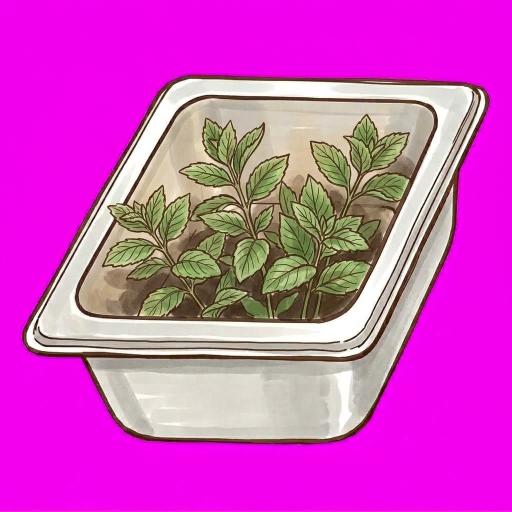
#> input picture art/raw/pans2/bac-ha.png, 1024 x 1024 px (shown at 1/2 size); its folder holds only this picture in this run
$ python pans_to_webp.py
#> lines starting #> are read from the running program, lines starting #| are printed output that depends on the picture; after the words box and inside, x2 and y2 are one past the last pixel; in counts of white or black regions, pixels touching at a corner belong together

"""Cat + chuan hoa anh khay topping thanh sprite deu nhau.

Moi khay do Flow ve lai nen khung hinh moi cai moi khac. Neu bo thang vao hang
thi cai to cai nho. Nen: cat nen magenta -> cat sat mep do -> phong cho BE NGANG
bang nhau -> dan vao khung co dinh, can day.

  python scripts/pans_to_webp.py
"""
import os, sys
from PIL import Image, ImageFilter
import numpy as np

R = os.path.dirname(os.path.dirname(os.path.abspath(__file__)))
RAW = os.path.join(R, "art", "raw", "pans2")
CUT = os.path.join(R, "art", "cut-pans")
OUT = os.path.join(R, "public", "art", "pan")
W, H = 320, 250          # khung co dinh cua moi khay

def cut(im):
    a = np.asarray(im.convert("RGB")).astype(np.int16)
    r, g, b = a[..., 0], a[..., 1], a[..., 2]
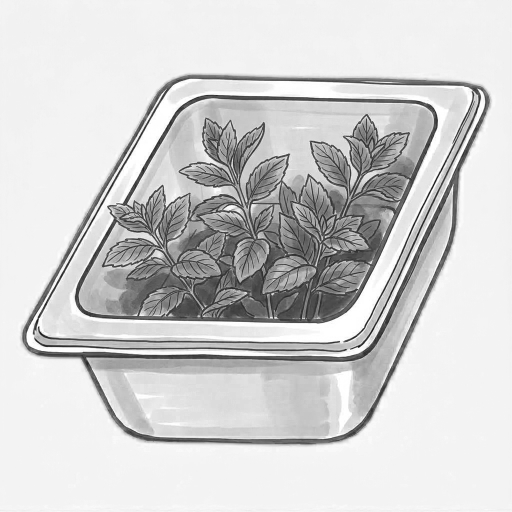
#> r: shape (1024, 1024) int16 (shown at 1/2 size); min 8, max 255, mean 207.8
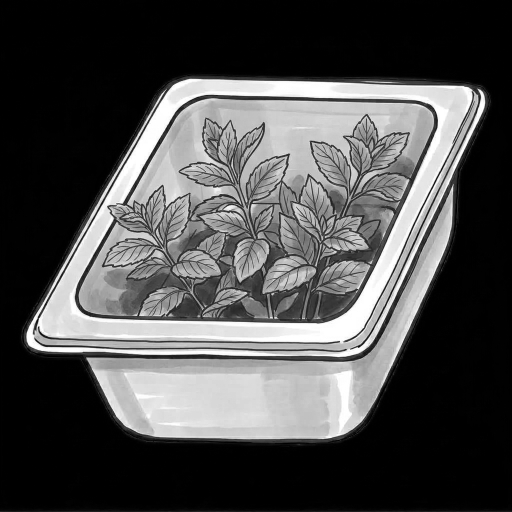
#> g: shape (1024, 1024) int16 (shown at 1/2 size); min 0, max 255, mean 77.6
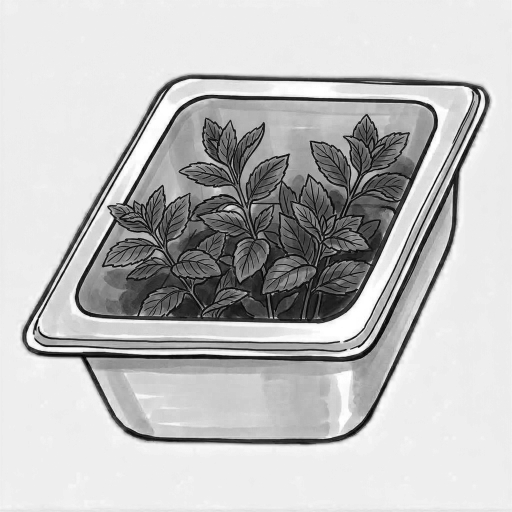
#> b: shape (1024, 1024) int16 (shown at 1/2 size); min 0, max 255, mean 190.7
    mag = (r > 110) & (b > 110) & (g < 110) & (abs(r - b) < 90)
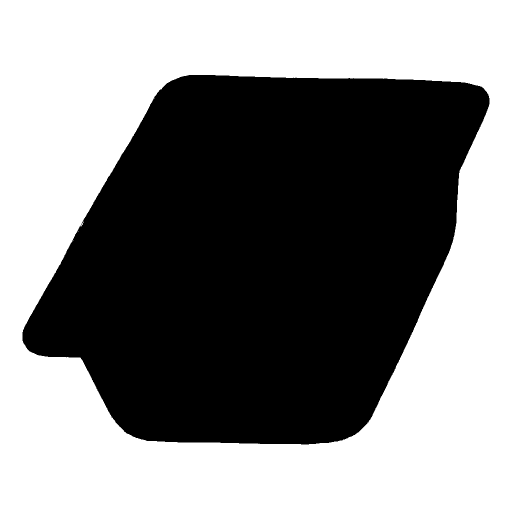
#> mag: shape (1024, 1024) bool (shown at 1/2 size); 52.4% white; 1 black region, box (x1, y1, x2, y2) and area: (45, 150, 979, 889) 499609
    m = Image.fromarray(np.where(mag, 0, 255).astype(np.uint8), "L")
    m = m.filter(ImageFilter.MinFilter(3)).filter(ImageFilter.MaxFilter(3))
#> m: PIL image 1024x1024 L; 47.6% white; 1 white region, box (x1, y1, x2, y2) and area: (45, 150, 979, 889) 499571
    m = m.filter(ImageFilter.GaussianBlur(1.0)).point(lambda v: 0 if v < 128 else 255)
#> m: PIL image 1024x1024 L; 47.6% white; 1 white region, box (x1, y1, x2, y2) and area: (45, 150, 979, 889) 499575
    out = im.convert("RGBA"); out.putalpha(m)
#> after `out.putalpha(m)`:
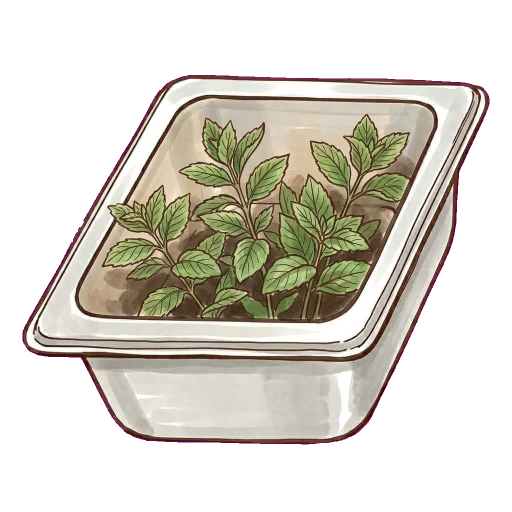
#> out: PIL image 1024x1024 RGBA (shown at 1/2 size); mean R, G, B, A 207.8, 77.6, 190.7, 121.5; transparent parts drawn white
    arr = np.asarray(out).astype(np.int16)
    am = np.asarray(m) > 0
    edge = am & (np.asarray(m.filter(ImageFilter.MinFilter(5))) == 0)
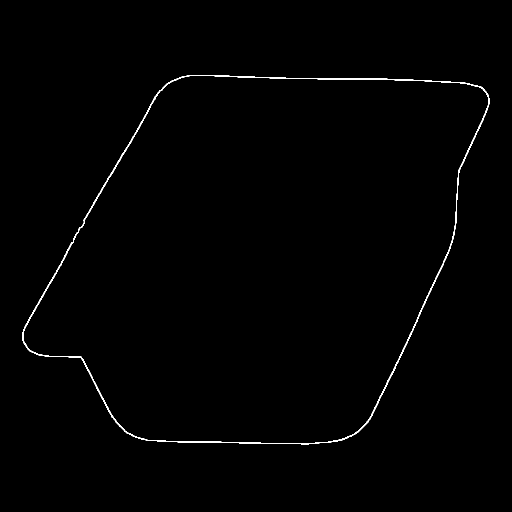
#> edge: shape (1024, 1024) bool (shown at 1/2 size); 0.64% white in thin lines or dots, all inside (x1, y1, x2, y2) = (45, 150, 979, 889)
    arr[..., 0] = np.where(edge, np.clip(arr[..., 0] - 40, 0, 255), arr[..., 0])
#> arr: shape (1024, 1024, 4) int16; mean R, G, B, A 207.5, 77.6, 190.7, 121.5
    arr[..., 2] = np.where(edge, np.clip(arr[..., 2] - 40, 0, 255), arr[..., 2])
#> arr: shape (1024, 1024, 4) int16; mean R, G, B, A 207.5, 77.6, 190.5, 121.5
    return Image.fromarray(arr.astype(np.uint8), "RGBA")

def main_blob(im):
    """Flow hay ve lem mot mieng khay ben canh vao gop anh. Chi giu MANG LON NHAT,
    xoa sach phan con lai — neu khong, xep hang lai thay via khay thua giua hai khay."""
    from scipy import ndimage
    a = np.asarray(im)
    mask = a[..., 3] > 40
    lab, n = ndimage.label(mask)
#> n = 1
    if n <= 1:
        return im
    sizes = ndimage.sum(mask, lab, range(1, n + 1))
    keep = int(np.argmax(sizes)) + 1
    a = a.copy()
    a[..., 3] = np.where(lab == keep, a[..., 3], 0)
    return Image.fromarray(a, "RGBA")

def normalise(im):
    im = main_blob(im)
    bb = im.getbbox()
#> bb = (45, 150, 979, 889)
    if bb: im = im.crop(bb)
    s = W / im.width
#> s = 0.343
    if im.height * s > H: s = H / im.height
#> s = 0.338
    im = im.resize((max(1, round(im.width * s)), max(1, round(im.height * s))), Image.LANCZOS)
#> im: PIL image 316x250 RGBA
    c = Image.new("RGBA", (W, H), (0, 0, 0, 0))
#> c: PIL image 320x250 RGBA; every value is 0
    c.paste(im, ((W - im.width) // 2, H - im.height), im)   # can day: khay dung tren mat ban
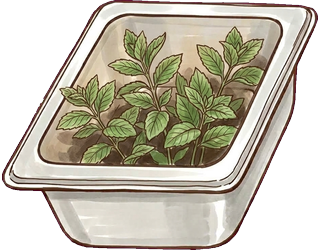
#> c: PIL image 320x250 RGBA; mean R, G, B, A 121.3, 115.6, 100.2, 181.7; transparent parts drawn white
    return c

if __name__ == "__main__":
    os.makedirs(CUT, exist_ok=True); os.makedirs(OUT, exist_ok=True)
    n = 0
    for f in sorted(os.listdir(RAW)):
        if not f.endswith(".png"): continue
        k = f[:-4]
        im = normalise(cut(Image.open(os.path.join(RAW, f))))
        im.save(os.path.join(CUT, k + ".png"))
        im.save(os.path.join(OUT, k + ".webp"), "WEBP", quality=80, method=6)
        n += 1
    print(n, "khay ->", OUT)

$ run again, on art/raw/pans2/cha-lua.png
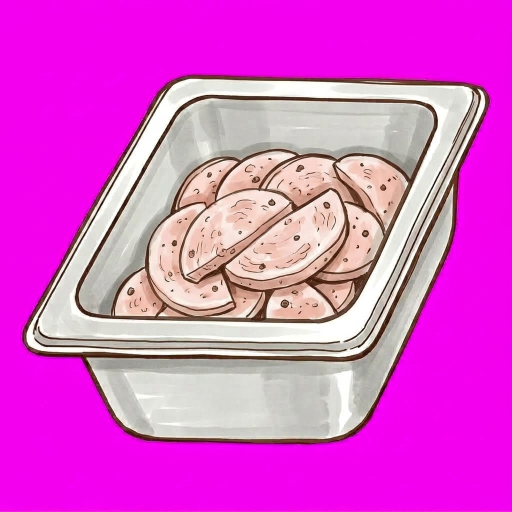
#> input picture art/raw/pans2/cha-lua.png, 1024 x 1024 px (shown at 1/2 size)
#> mag: shape (1024, 1024) bool; 52.4% white; 1 black region, box (x1, y1, x2, y2) and area: (45, 150, 979, 889) 499555
#> in cut, `out.putalpha(m)`:
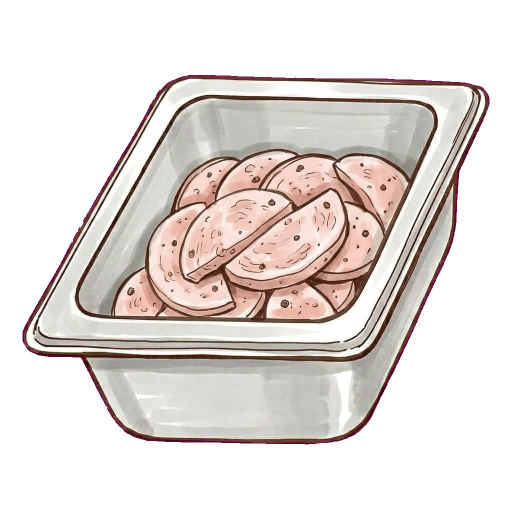
#> out: PIL image 1024x1024 RGBA (shown at 1/2 size); mean R, G, B, A 220.6, 86.7, 206.6, 121.5; transparent parts drawn white
#> am: shape (1024, 1024) bool; 47.6% white; 1 white region, box (x1, y1, x2, y2) and area: (45, 150, 979, 889) 499508
#> edge: shape (1024, 1024) bool; 0.64% white in thin lines or dots, all inside (x1, y1, x2, y2) = (45, 150, 979, 889)
#> n = 1
#> bb = (45, 150, 979, 889)
#> in normalise, `c.paste(im, ((W - im.width) // 2, H - im.height), im)`:
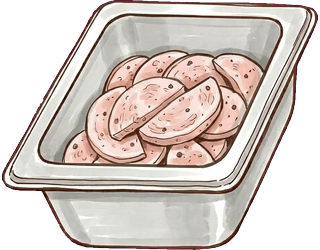
#> c: PIL image 320x250 RGBA; mean R, G, B, A 140.1, 129.4, 123.3, 181.7; transparent parts drawn white

$ run again, on art/raw/pans2/hanh-la.png
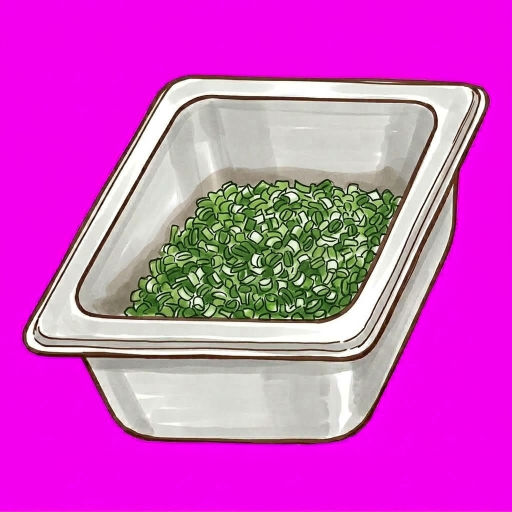
#> input picture art/raw/pans2/hanh-la.png, 1024 x 1024 px (shown at 1/2 size)
#> mag: shape (1024, 1024) bool; 52.4% white; 1 black region, box (x1, y1, x2, y2) and area: (45, 150, 979, 889) 499582
#> in cut, `out.putalpha(m)`:
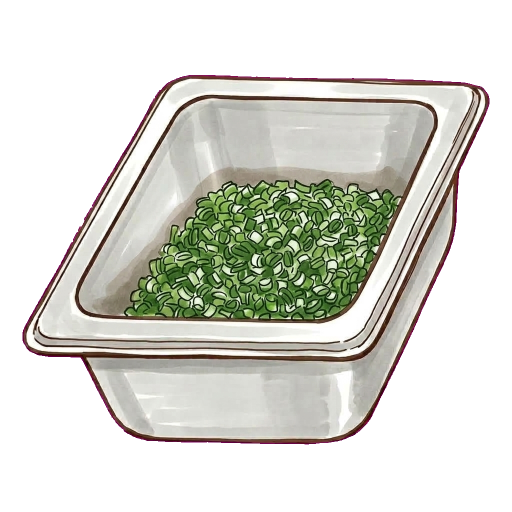
#> out: PIL image 1024x1024 RGBA (shown at 1/2 size); mean R, G, B, A 208.2, 82.3, 197.9, 121.5; transparent parts drawn white
#> am: shape (1024, 1024) bool; 47.6% white; 1 white region, box (x1, y1, x2, y2) and area: (45, 150, 979, 889) 499539
#> edge: shape (1024, 1024) bool; 0.64% white in thin lines or dots, all inside (x1, y1, x2, y2) = (45, 150, 979, 889)
#> n = 1
#> bb = (45, 150, 979, 889)
#> in normalise, `c.paste(im, ((W - im.width) // 2, H - im.height), im)`:
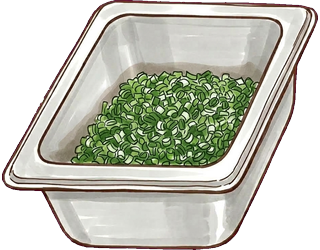
#> c: PIL image 320x250 RGBA; mean R, G, B, A 121.4, 122.7, 110.6, 181.7; transparent parts drawn white

$ run again, on art/raw/pans2/mam-tom.png
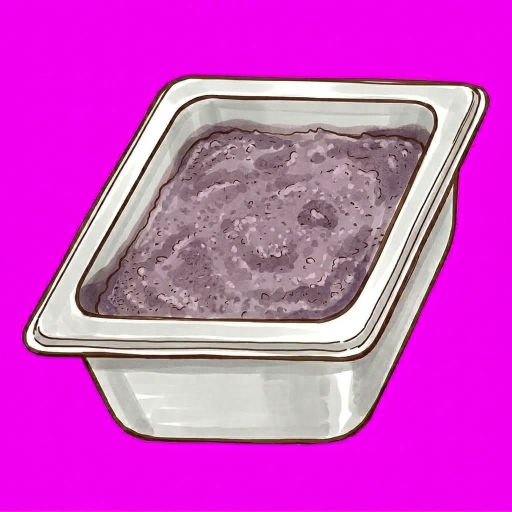
#> input picture art/raw/pans2/mam-tom.png, 1024 x 1024 px (shown at 1/2 size)
#> mag: shape (1024, 1024) bool; 54.4% white; 166 black regions (161 under 20 px), largest, box (x1, y1, x2, y2) and area: (45, 150, 979, 889) 477509, (369, 456, 377, 463) 30, (800, 357, 812, 361) 28, (697, 290, 704, 295) 26, (553, 367, 560, 374) 22
#> am: shape (1024, 1024) bool; 44.9% white; 69 white regions (43 under 20 px), largest, box (x1, y1, x2, y2) and area: (45, 150, 979, 889) 468131, (769, 306, 798, 345) 648, (775, 353, 798, 384) 450
#> edge: shape (1024, 1024) bool; 3.9% white in thin lines or dots, all inside (x1, y1, x2, y2) = (45, 150, 979, 889)
#> lab: shape (1024, 1024) int32; 80 distinct labels, from 0 to 79
#> n = 79
#> sizes = 79 values, max 468022 at index 0, min 5 at index 5, mean 5959.9
#> keep = 1
#> bb = (45, 150, 979, 889)
#> in normalise, `c.paste(im, ((W - im.width) // 2, H - im.height), im)`:
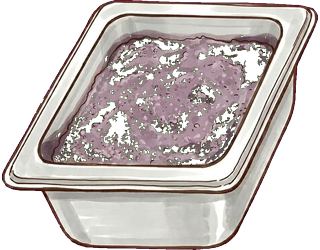
#> c: PIL image 320x250 RGBA; mean R, G, B, A 116.4, 109, 106.5, 167.6; transparent parts drawn white
